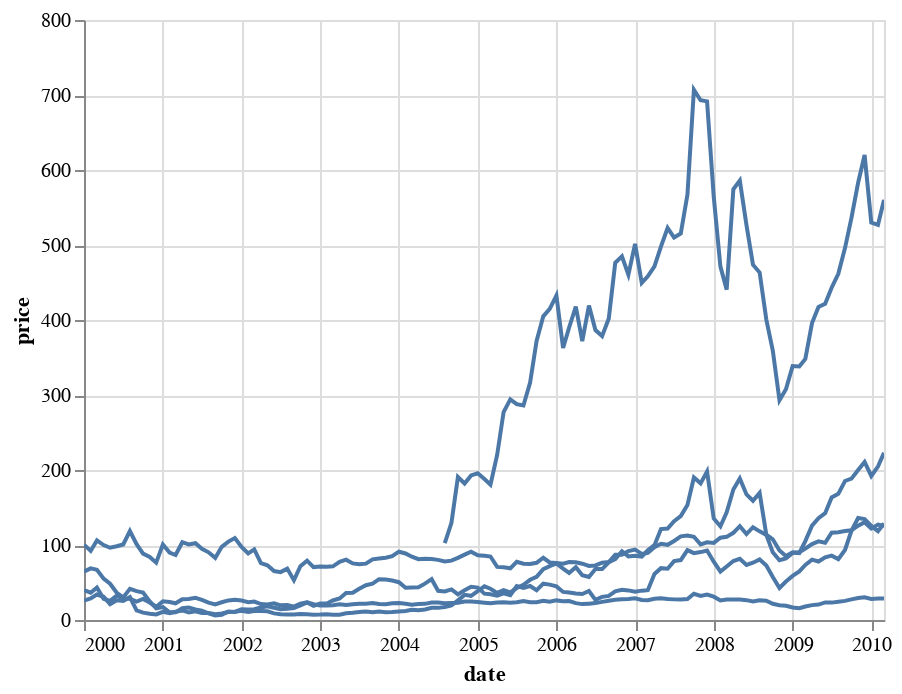

Notebook source saved alongside this figure:
### Markdown cell above
### Detail

Grouping data is an important operation in data visualization. For line and area marks, mapping an unaggregated data field to any non-position channel will group the lines and stacked areas by that field. For aggregated plots, all unaggregated fields encoded are used as grouping fields in the aggregation (similar to fields in GROUP BY in SQL).

The `detail` channel specifies an additional grouping field (or fields) for grouping data without mapping the field(s) to any visual properties.

For example here is a line chart showing stock prices of 5 tech companies over time. We map the `symbol` variable to `detail` to use them to group lines.

### Code cell
source = data.stocks()
alt.Chart(source).mark_line().encode(
    x="date:T",
    y="price:Q",
    detail="symbol:N"
).interactive()

### Figure 1 — Vega-Lite specification as saved in the notebook (floating-point values rounded to 4 significant figures; data arrays with more than 128 entries replaced by an {"elided": "..."} marker saying what was removed)
{"config": {"view": {"continuousWidth": 400, "continuousHeight": 300}}, "data": {"name": "data-96e857a61c6b623bafe23440d582a500"}, "mark": "line", "encoding": {"detail": {"field": "symbol", "type": "nominal"}, "x": {"field": "date", "type": "temporal"}, "y": {"field": "price", "type": "quantitative"}}, "selection": {"selector003": {"type": "interval", "bind": "scales", "encodings": ["x", "y"]}}, "$schema": "https://vega.github.io/schema/vega-lite/v4.17.0.json", "datasets": {"data-96e857a61c6b623bafe23440d582a500": {"elided": "560 records"}}}
